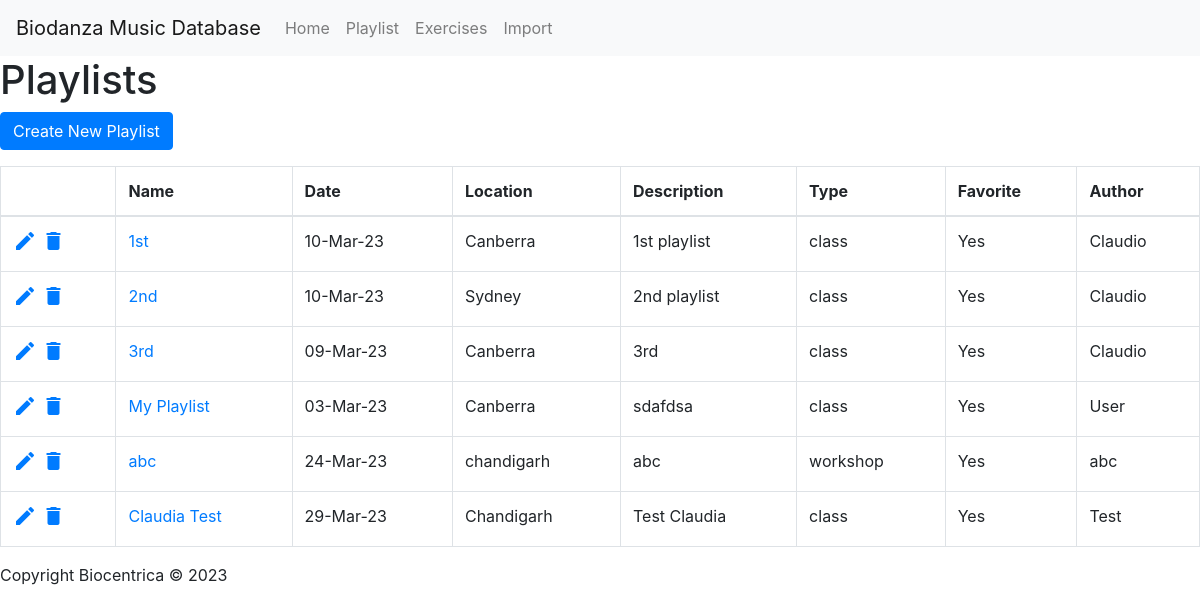
The page /playlist/ on the database its author committed.
### playlist/models.py (models this page shows)
class Playlist(models.Model):
    klngPlaylistID = models.AutoField(primary_key=True)
    strPlaylistName = models.CharField(max_length=255, null=True,verbose_name="Playlist Name")
    strPlaylistDate = models.DateTimeField(null=True,                   verbose_name="Playlist Date")
    strPlaylistLocation = models.CharField(max_length=255, null=True, verbose_name="Playlist Location")
    memPlaylistDescription = models.TextField(null=True, verbose_name="Playlist Description")
    strPlaylistType = models.CharField(max_length=255, null=True, choices=[('class', 'Class'), ('workshop', 'Workshop')], verbose_name="Playlist Type")
    ysnFavorite = models.BooleanField(null=True, verbose_name="Favorite")
    strAuthor = models.CharField(max_length=255, null=True, verbose_name="Author")
    class Meta:
        db_table = "Playlists"

### playlist/views.py (the view)
# urls.py: path('', views.playlist_list, name='playlist_list'),
def playlist_list(request):
    playlists = Playlist.objects.all()
    form = PlaylistForm()
    return render(request, 'playlist/playlist_list.html', {'playlists': playlists, 'form': form})

### playlist/templates/playlist/playlist_list.html (shortened to what this page needs)
{% extends 'base.html' %}
{% block content %}
<h1>Playlists</h1>
<a href="{% url 'playlist_create' %}" class="btn btn-primary mb-3">Create New Playlist</a>
<table class="table table-bordered">
  <thead>
    <tr>
      <th></th>
      <th>Name</th>
      <th>Date</th>
      <th>Location</th>
      <th>Description</th>
      <th>Type</th>
      <th>Favorite</th>
      <th>Author</th>
    </tr>
  </thead>
  <tbody>
  {% for playlist in playlists %}
    <tr>
      <td>
        <a href="{% url 'playlist_edit' playlist.pk %}" class="edit-btn">
          <i class="material-icons">edit</i>
        </a>
        <a href="{% url 'playlist_delete' playlist.pk %}" class="delete-btn">
          <i class="material-icons">delete</i>
        </a>
      </td>
      <td><a href="{% url 'playlist_detail' playlist.pk %}">{{ playlist.strPlaylistName }}</a></td>
      <td>{{ playlist.strPlaylistDate|date:"d-M-y" }}</td>
      <td>{{ playlist.strPlaylistLocation }}</td>
      <td>{{ playlist.memPlaylistDescription }}</td>
      <td>{{ playlist.strPlaylistType }}</td>
      <td>{% if playlist.ysnFavorite %}Yes{% else %}No{% endif %}</td>
      <td>{{ playlist.strAuthor }}</td>
    </tr>
  {% empty %}
    <tr><td colspan="7">No playlists available.</td></tr>
  {% endfor %}
  </tbody>
</table>
{% endblock %}

### rows shown on the page
Playlist: strPlaylistName "1st", strPlaylistDate "10-Mar-23", strPlaylistLocation "Canberra", memPlaylistDescription "1st playlist", strPlaylistType "class", ysnFavorite "Yes", strAuthor "Claudio"
Playlist: strPlaylistName "2nd", strPlaylistDate "10-Mar-23", strPlaylistLocation "Sydney", memPlaylistDescription "2nd playlist", strPlaylistType "class", ysnFavorite "Yes", strAuthor "Claudio"
Playlist: strPlaylistName "3rd", strPlaylistDate "09-Mar-23", strPlaylistLocation "Canberra", memPlaylistDescription "3rd", strPlaylistType "class", ysnFavorite "Yes", strAuthor "Claudio"
Playlist: strPlaylistName "My Playlist", strPlaylistDate "03-Mar-23", strPlaylistLocation "Canberra", memPlaylistDescription "sdafdsa", strPlaylistType "class", ysnFavorite "Yes", strAuthor "User"
Playlist: strPlaylistName "abc", strPlaylistDate "24-Mar-23", strPlaylistLocation "chandigarh", memPlaylistDescription "abc", strPlaylistType "workshop", ysnFavorite "Yes", strAuthor "abc"
Playlist: strPlaylistName "Claudia Test", strPlaylistDate "29-Mar-23", strPlaylistLocation "Chandigarh", memPlaylistDescription "Test Claudia", strPlaylistType "class", ysnFavorite "Yes", strAuthor "Test"
